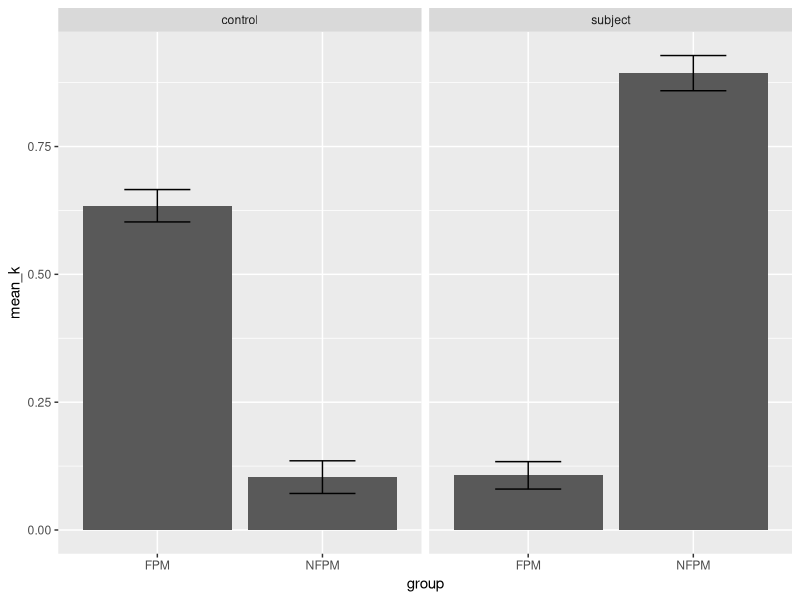
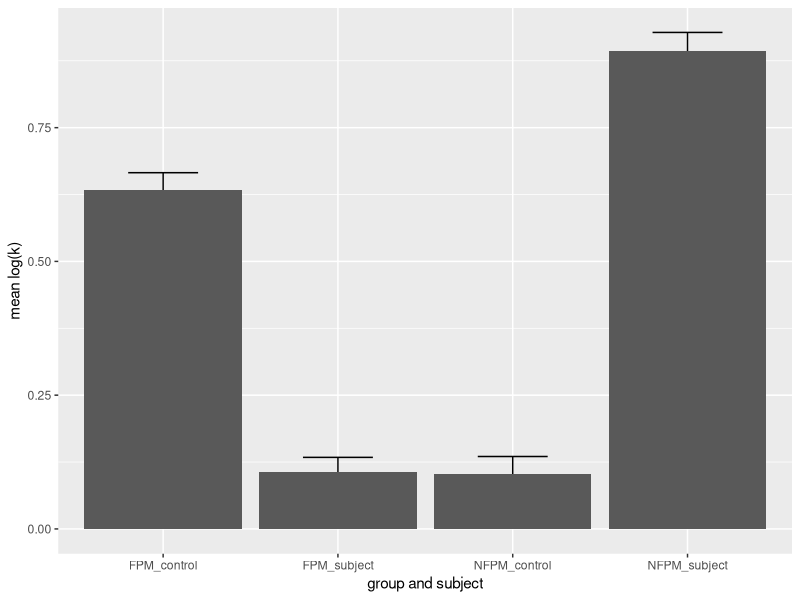
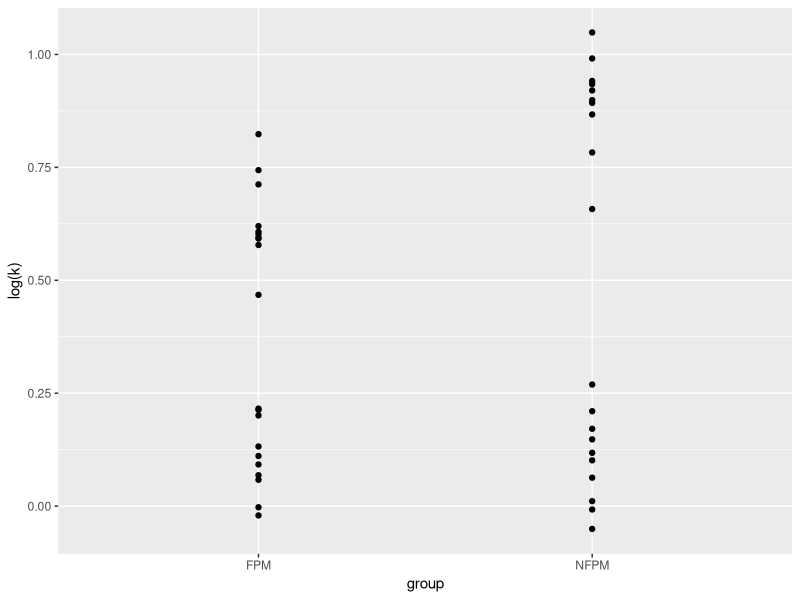
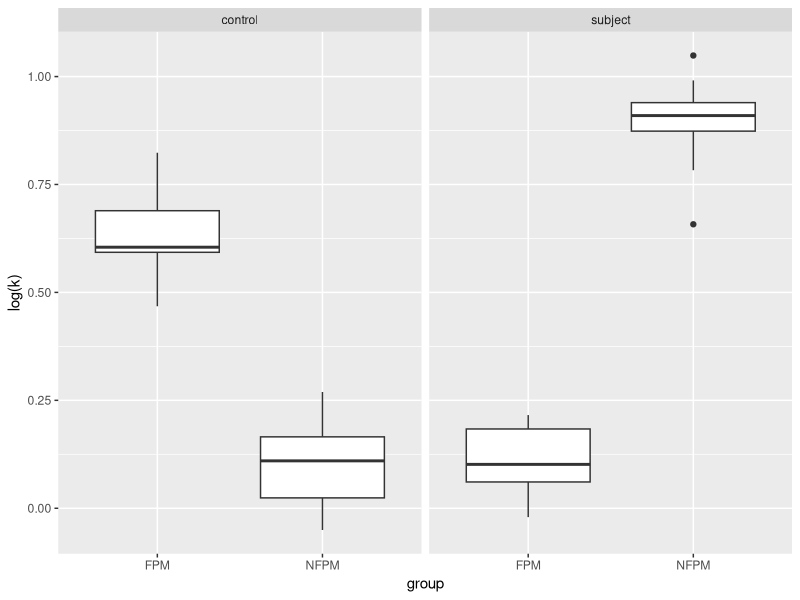
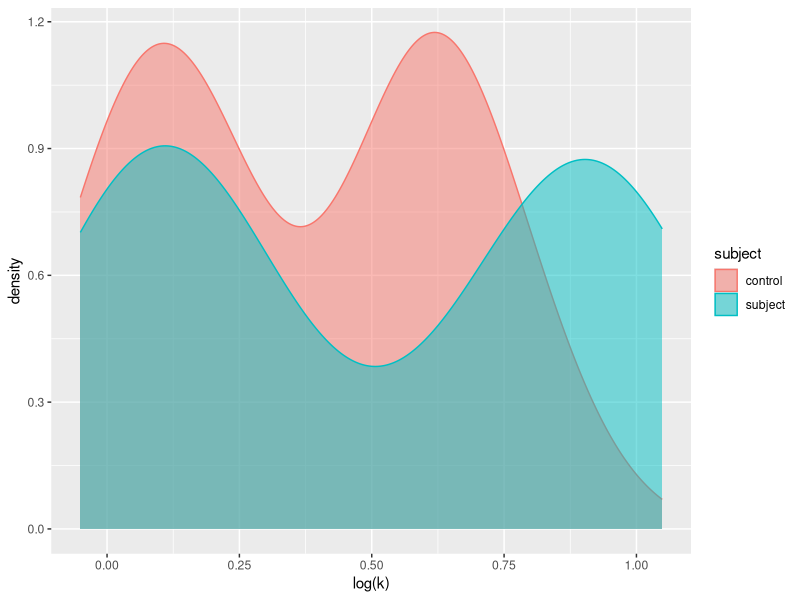
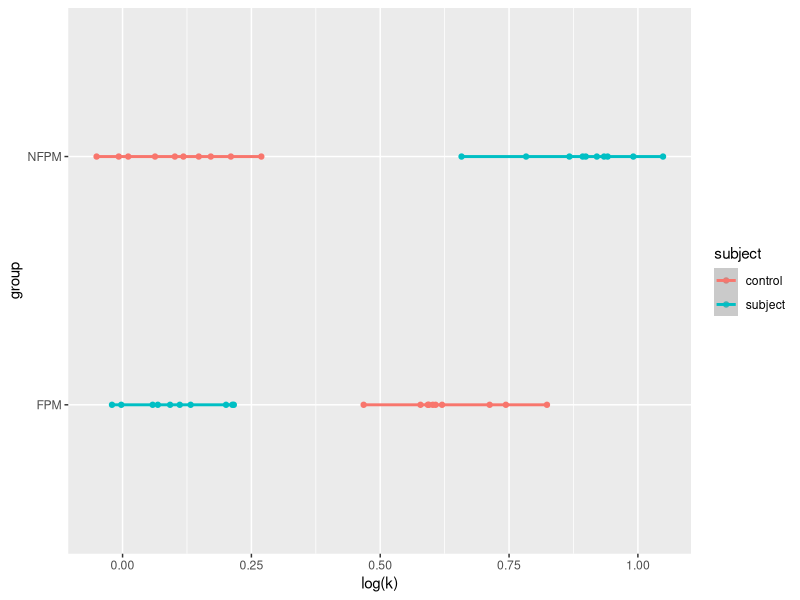

Write R code to recreate these figures, in order.
## ---- chunk 1
x=1:10
sbj=sprintf("subject %d",x)

cont=sprintf("control %d",x)

subject_withnumber = c(sbj,sbj,cont,cont)
subject = c(rep("subject",20),rep("control",20))
group = c(rep("FPM",10),rep("NFPM",10),rep("FPM",10),rep("NFPM",10))
FPM_subject = rnorm(10,0.15,0.1)
NFPM_subject = rnorm(10,0.88,0.1)
FPM_control = rnorm(10,0.67,0.1)
NFPM_control = rnorm(10,0.15,0.1)
discount_rate = c(FPM_subject,NFPM_subject,
                  FPM_control,NFPM_control)

datatable = data.frame(subject, subject_withnumber, group, discount_rate)
datatable
## ---- chunk 2
library(dplyr)
library(ggplot2)
dt2 = datatable %>%
  group_by(group, subject) %>%
  summarise(mean_k = mean(discount_rate),
            sem = sd(discount_rate)/sqrt(n()))

ggplot(dt2, aes(group, mean_k))+
  geom_bar(stat = 'identity')+
  facet_wrap(~subject) +
  geom_errorbar(aes(ymin=mean_k-sem, ymax=mean_k+sem),width=0.4)

datatable %>%
  group_by(group, subject) %>%
  summarise(mean_k = mean(discount_rate), sem=sd(discount_rate/sqrt(n()))) %>%
  mutate(x_axis = paste(group, subject, sep = '_')) %>%
  ggplot(aes(x_axis, mean_k))+
  geom_errorbar(aes(ymin=mean_k-sem, ymax=mean_k+sem),width=0.4) +
  geom_bar(stat = 'identity') +
  xlab("group and subject") + ylab("mean log(k)")
## ---- chunk 3
cor.test(NFPM_subject, FPM_control)
## ---- chunk 4
datatable %>%
  ggplot(aes(group,discount_rate))+
  geom_point()+
  geom_smooth(method="lm") +
  ylab("log(k)")
## ---- chunk 5
ggplot(datatable, aes(group, discount_rate))+
  geom_boxplot()+
  facet_wrap(~subject) +
  ylab("log(k)")
## ---- chunk 6
summary(aov(discount_rate ~ group, datatable))
## ---- chunk 7
datatable %>%
  ggplot(aes(discount_rate, fill=subject, col=subject))+
  geom_density(alpha=0.5) +
  xlab("log(k)")
## ---- chunk 8
datatable %>%
  ggplot(aes(discount_rate, group, color=subject))+
  geom_point()+
  geom_smooth(method = "lm") +
  xlab("log(k)")
## ---- chunk 9
summary(lm(discount_rate ~ group+subject, datatable))
